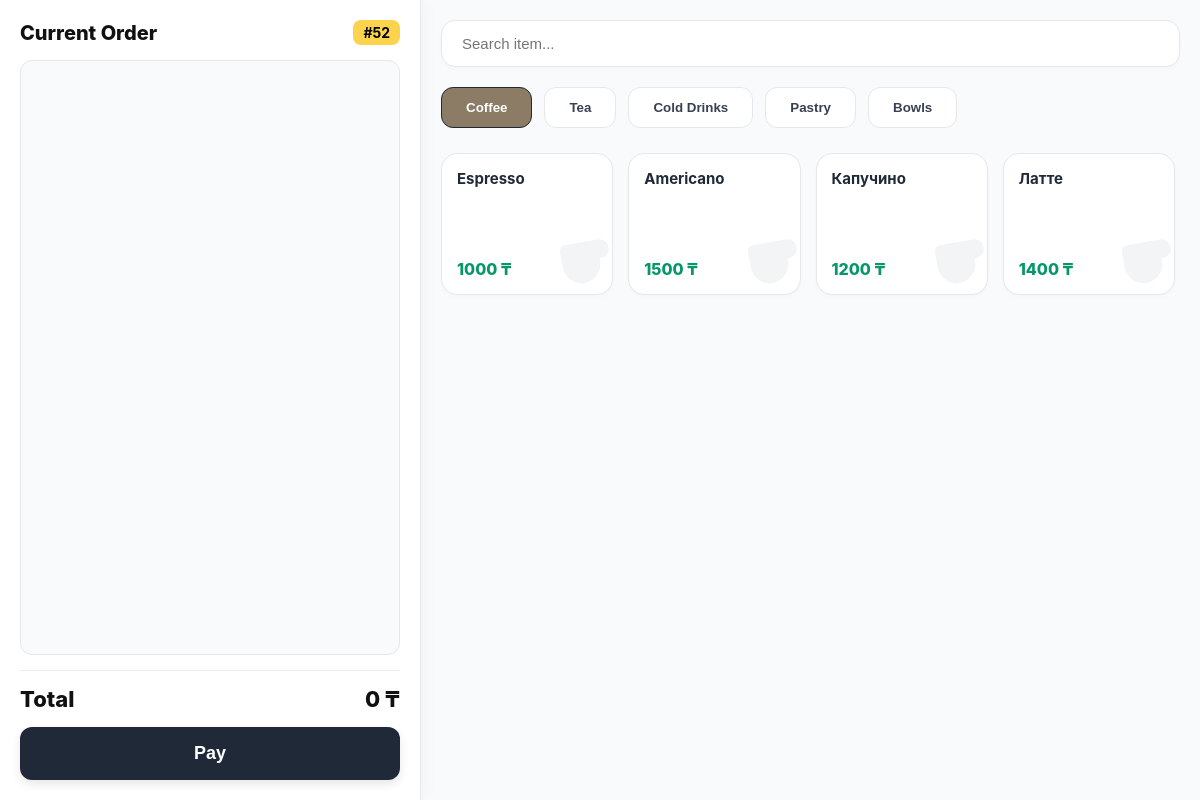
Before: /cashier/ with the older database file.
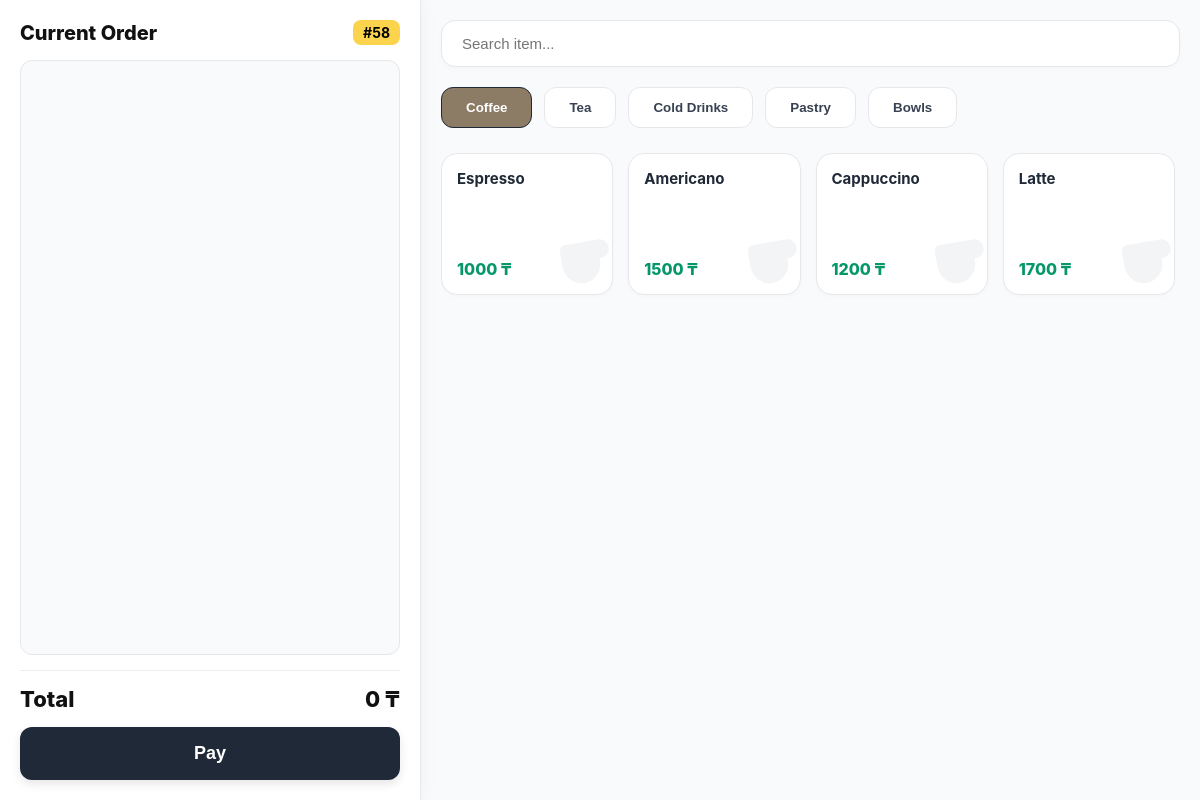
After: the same page with the newer database file.
### coffee/models.py (models this page shows, shortened)
class MenuItem(models.Model):
    CATEGORY_CHOICES = [
        ('coffee', 'Coffee'),
        ('tea', 'Tea'),
        ('cold', 'Cold Drinks'),
        ('pastry', 'Pastry'),
        ('bowl', 'Bowls'),
        ('other', 'Other'),
    ]
    name = models.CharField(max_length=100)
    price = models.DecimalField(max_digits=8, decimal_places=2, verbose_name="Base Price")
    category = models.CharField(max_length=20, choices=CATEGORY_CHOICES, default='coffee', verbose_name="Category")
    is_sized = models.BooleanField(default=True, verbose_name="Has Sizes (S/M/L)")
    has_milk_mods = models.BooleanField(default=False, verbose_name="Allows: Milk")
    has_syrup_mods = models.BooleanField(default=False, verbose_name="Allows: Syrups")
    has_ice_mods = models.BooleanField(default=False, verbose_name="Allows: Ice")
    has_other_mods = models.BooleanField(default=False, verbose_name="Allows: Other")

### coffee/views.py (the view)
# urls.py: path('cashier/', views.cashier_view, name='cashier'), # Касса
def cashier_view(request):
    last_order = Order.objects.last()
    next_id = last_order.id + 1 if last_order else 1
    products = MenuItem.objects.all()
    modifiers = list(Modifier.objects.values())
    context = {
        'next_id': next_id,
        'products': products,
        'modifiers': modifiers
    }
    return render(request, 'coffee/cashier.html', context)

### coffee/templates/coffee/cashier.html (shortened to what this page needs)
{% load static %}
<!DOCTYPE html>
<html lang="en">
<head>
</head>
<body>
    <div class="pos-container">
        <div class="panel-cart">
            <div class="cart-header">
                <span class="t-current">Current Order</span>
                <span class="order-badge" id="ui-order-id">#{{ next_id }}</span>
            </div>
            <div class="cart-list" id="cart-items">
                </div>
            <div class="total-section">
                <div class="total-row">
                    <span class="t-total">Total</span>
                    <span id="total-price">0 ₸</span>
                </div>
                <button class="pay-button" onclick="submitOrder()">
                    <span class="t-pay">Pay</span>
                </button>
            </div>
        </div>
        <div class="panel-menu">
            <div class="search-container">
                <input type="text" placeholder="Search item..." class="search-input t-search-ph">
            </div>
            <div class="category-tabs">
                <button class="tab-btn active" onclick="filterMenu('coffee')"> <span class="t-coffee">Coffee</span></button>
                <button class="tab-btn" onclick="filterMenu('tea')"> <span class="t-tea">Tea</span></button>
                <button class="tab-btn" onclick="filterMenu('cold')"> <span class="t-cold">Cold Drinks</span></button>
                <button class="tab-btn" onclick="filterMenu('pastry')"> <span class="t-pastry">Pastry</span></button>
                <button class="tab-btn" onclick="filterMenu('bowl')"> <span class="t-bowl">Bowls</span></button>
            </div>
            <div class="menu-grid" id="menu-grid">
                {% for item in products %}
                <div class="menu-item"
                     onclick="selectItem(this)"
                     data-name="{{ item.name|escapejs }}"
                     data-price="{{ item.price|stringformat:'d' }}"
                     data-sized="{{ item.is_sized|yesno:'true,false' }}"
                     data-milk="{{ item.has_milk_mods|yesno:'true,false' }}"
                     data-syrup="{{ item.has_syrup_mods|yesno:'true,false' }}"
                     data-ice="{{ item.has_ice_mods|yesno:'true,false' }}"
                     data-other="{{ item.has_other_mods|yesno:'true,false' }}"
                     data-category="{{ item.category }}">
                    <div class="item-name">{{ item.name }}</div>
                    <div class="item-price">{{ item.price|floatformat:0 }} ₸</div>
                    {% if item.category == 'coffee' %}
                        <svg class="bg-icon" viewBox="0 0 24 24" fill="currentColor"><path d="M18.5 3H6c-1.1 0-2 .9-2 2v5.71c0 3.83 2.95 7.18 6.78 7.29 3.96.12 7.22-3.06 7.22-7v-1h.5c1.93 0 3.5-1.57 3.5-3.5S20.43 3 18.5 3z"/></svg>
                    {% elif item.category == 'pastry' %}
                        <svg class="bg-icon" viewBox="0 0 24 24" fill="currentColor"><path d="M22 10v9c0 1.1-.9 2-2 2H4c-1.1 0-2-.9-2-2v-9h20z"/></svg>
                    {% elif item.category == 'cold' %}
                        <svg class="bg-icon" viewBox="0 0 24 24" fill="currentColor"><path d="M18.06 22.99h1.66c.84 0 1.53-.64 1.6-1.48L22.95 9.08a.99.99 0 0 0-.74-1.07l-1.07-.26L21.8 5.09l1.93.48a1 1 0 0 0 1.21-.76l.24-1a1 1 0 0 0-.75-1.21l-7.3-1.83a1 1 0 0 0-1.21.76l-.24 1a1 1 0 0 0 .76 1.21l1.93.48-.66 2.65-11.63-2.9.27-1.11a1.004 1.004 0 0 0-1.22-.76L4.14 2.3A1 1 0 0 0 2.92 3.52l.24 1A.996.996 0 0 0 4.38 5.3l1.93.48L5.59 9c-.53.13-.88.66-.75 1.2l3.43 14.28c.17.7.8 1.18 1.52 1.18h8.27v-2.67z"/></svg>
                    {% else %}
                        <svg class="bg-icon" viewBox="0 0 24 24" fill="currentColor"><circle cx="12" cy="12" r="10"/></svg>
                    {% endif %}
                </div>
                {% empty %}
                    <div style="grid-column: 1/-1; text-align: center; color: #999;">No items</div>
                {% endfor %}
            </div>
        </div>
    </div>
</body>
</html>

Changed rows visible on the page:
changed MenuItem: name "Капучино" → "Cappuccino"
changed MenuItem: name "Латте" → "Latte"; price "1400" → "1700"
Other visible differences:
{{ next_id }}: "52" → "58"
